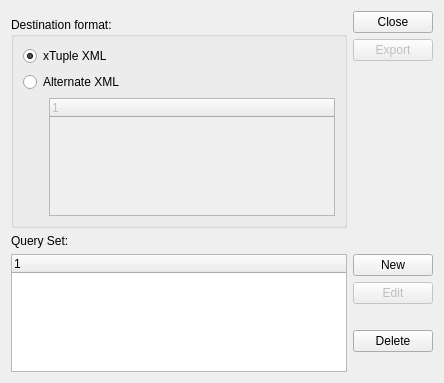
<?xml version="1.0" encoding="UTF-8"?>
<ui version="4.0">
 <class>exportData</class>
 <widget class="QWidget" name="exportData">
  <property name="geometry">
   <rect>
    <x>0</x>
    <y>0</y>
    <width>444</width>
    <height>383</height>
   </rect>
  </property>
  <property name="windowTitle">
   <string>Export Data</string>
  </property>
  <layout class="QGridLayout" name="gridLayout_2">
   <item row="0" column="2" rowspan="2">
    <layout class="QVBoxLayout" name="verticalLayout">
     <item>
      <widget class="QPushButton" name="_close">
       <property name="text">
        <string>Close</string>
       </property>
      </widget>
     </item>
     <item>
      <widget class="QPushButton" name="_export">
       <property name="enabled">
        <bool>false</bool>
       </property>
       <property name="text">
        <string>Export</string>
       </property>
      </widget>
     </item>
     <item>
      <spacer name="verticalSpacer">
       <property name="orientation">
        <enum>Qt::Vertical</enum>
       </property>
       <property name="sizeHint" stdset="0">
        <size>
         <width>20</width>
         <height>40</height>
        </size>
       </property>
      </spacer>
     </item>
    </layout>
   </item>
   <item row="1" column="0" colspan="2">
    <widget class="QGroupBox" name="_formatGroup">
     <property name="title">
      <string>Destination format:</string>
     </property>
     <layout class="QGridLayout" name="gridLayout">
      <item row="0" column="0" colspan="2">
       <widget class="QRadioButton" name="_xtupleXML">
        <property name="text">
         <string>xTuple XML</string>
        </property>
        <property name="checked">
         <bool>true</bool>
        </property>
       </widget>
      </item>
      <item row="1" column="0" colspan="2">
       <widget class="QRadioButton" name="_otherXML">
        <property name="text">
         <string>Alternate XML</string>
        </property>
       </widget>
      </item>
      <item row="2" column="1">
       <widget class="XTreeWidget" name="_exportList">
        <property name="enabled">
         <bool>false</bool>
        </property>
       </widget>
      </item>
      <item row="2" column="0">
       <spacer name="horizontalSpacer">
        <property name="orientation">
         <enum>Qt::Horizontal</enum>
        </property>
        <property name="sizeType">
         <enum>QSizePolicy::Fixed</enum>
        </property>
        <property name="sizeHint" stdset="0">
         <size>
          <width>20</width>
          <height>7</height>
         </size>
        </property>
       </spacer>
      </item>
     </layout>
    </widget>
   </item>
   <item row="3" column="0" colspan="2">
    <widget class="XTreeWidget" name="_qrySetList">
     <property name="sizePolicy">
      <sizepolicy hsizetype="Expanding" vsizetype="Expanding">
       <horstretch>1</horstretch>
       <verstretch>0</verstretch>
      </sizepolicy>
     </property>
    </widget>
   </item>
   <item row="2" column="0" colspan="2">
    <widget class="XLabel" name="_qrySetLit">
     <property name="text">
      <string>Query Set:</string>
     </property>
     <property name="buddy">
      <cstring>_qrySetList</cstring>
     </property>
    </widget>
   </item>
   <item row="3" column="2">
    <layout class="QVBoxLayout" name="verticalLayout_2">
     <item>
      <widget class="QPushButton" name="_newQuerySet">
       <property name="text">
        <string>New</string>
       </property>
      </widget>
     </item>
     <item>
      <widget class="QPushButton" name="_editQuerySet">
       <property name="enabled">
        <bool>false</bool>
       </property>
       <property name="text">
        <string>Edit</string>
       </property>
      </widget>
     </item>
     <item>
      <spacer name="verticalSpacer_3">
       <property name="orientation">
        <enum>Qt::Vertical</enum>
       </property>
       <property name="sizeType">
        <enum>QSizePolicy::Fixed</enum>
       </property>
       <property name="sizeHint" stdset="0">
        <size>
         <width>20</width>
         <height>20</height>
        </size>
       </property>
      </spacer>
     </item>
     <item>
      <widget class="QPushButton" name="_deleteQuerySet">
       <property name="text">
        <string>Delete</string>
       </property>
      </widget>
     </item>
     <item>
      <spacer name="verticalSpacer_2">
       <property name="orientation">
        <enum>Qt::Vertical</enum>
       </property>
       <property name="sizeHint" stdset="0">
        <size>
         <width>20</width>
         <height>40</height>
        </size>
       </property>
      </spacer>
     </item>
    </layout>
   </item>
  </layout>
 </widget>
 <customwidgets>
  <customwidget>
   <class>XLabel</class>
   <extends>QLabel</extends>
   <header>xlabel.h</header>
  </customwidget>
  <customwidget>
   <class>XTreeWidget</class>
   <extends>QTreeWidget</extends>
   <header>xtreewidget.h</header>
  </customwidget>
 </customwidgets>
 <tabstops>
  <tabstop>_xtupleXML</tabstop>
  <tabstop>_otherXML</tabstop>
  <tabstop>_exportList</tabstop>
  <tabstop>_qrySetList</tabstop>
  <tabstop>_newQuerySet</tabstop>
  <tabstop>_editQuerySet</tabstop>
  <tabstop>_export</tabstop>
  <tabstop>_close</tabstop>
 </tabstops>
 <resources/>
 <connections>
  <connection>
   <sender>_close</sender>
   <signal>clicked()</signal>
   <receiver>exportData</receiver>
   <slot>close()</slot>
   <hints>
    <hint type="sourcelabel">
     <x>431</x>
     <y>43</y>
    </hint>
    <hint type="destinationlabel">
     <x>554</x>
     <y>21</y>
    </hint>
   </hints>
  </connection>
  <connection>
   <sender>_qrySetList</sender>
   <signal>valid(bool)</signal>
   <receiver>_editQuerySet</receiver>
   <slot>setEnabled(bool)</slot>
   <hints>
    <hint type="sourcelabel">
     <x>332</x>
     <y>312</y>
    </hint>
    <hint type="destinationlabel">
     <x>431</x>
     <y>296</y>
    </hint>
   </hints>
  </connection>
  <connection>
   <sender>_qrySetList</sender>
   <signal>itemSelected(int)</signal>
   <receiver>_editQuerySet</receiver>
   <slot>animateClick()</slot>
   <hints>
    <hint type="sourcelabel">
     <x>332</x>
     <y>312</y>
    </hint>
    <hint type="destinationlabel">
     <x>431</x>
     <y>296</y>
    </hint>
   </hints>
  </connection>
  <connection>
   <sender>_otherXML</sender>
   <signal>toggled(bool)</signal>
   <receiver>_exportList</receiver>
   <slot>setEnabled(bool)</slot>
   <hints>
    <hint type="sourcelabel">
     <x>65</x>
     <y>81</y>
    </hint>
    <hint type="destinationlabel">
     <x>105</x>
     <y>111</y>
    </hint>
   </hints>
  </connection>
 </connections>
</ui>
